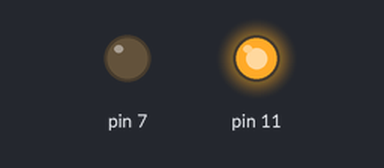
Recording of a sketch running on a simulated Arduino Uno, built with avr-gcc and run on an emulated ATmega328P. On the bench: output pins drawn as LEDs (lit = HIGH).

Above: at 0.2 s.
At 1.7 s:
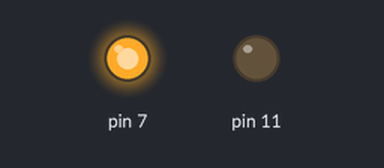
At 3.5 s:
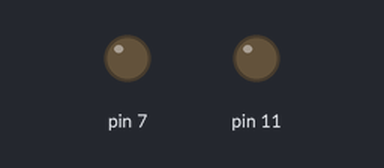
Timing chart, 0 to 5.2 s (numbered marks = the images above):
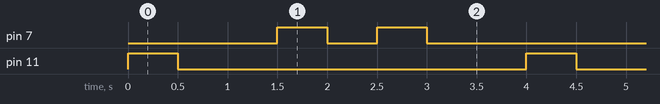

The sketch:

loop_blink.ino
```cpp
int greenLED= 11;
int blueLED= 7;

void setup() {
  pinMode(11,OUTPUT);
  pinMode(7,OUTPUT);
  // put your setup code here, to run once:

}

void loop() {
  blinkLED1();
  delay(1000);
  blinkLED2();
  delay(500);
  blinkLED2();
  delay(1000);

  // put your main code here, to run repeatedly:

}

void blinkLED1()
{
  digitalWrite(11,HIGH);
  delay(500);
  digitalWrite(11,LOW);

}
void blinkLED2()
{
  digitalWrite(7,HIGH);
  delay(500);
  digitalWrite(7,LOW);
}
```

Measured:
- by itself, pin 7: repeats every 4.0 s: LOW 0.50 s, HIGH 0.50 s, LOW 2.5 s, HIGH 0.50 s
- by itself, pin 11: alternates HIGH for 0.50 s and LOW for 3.5 s
- by itself, everything shown: repeats every 4.0 s, in 6 steps
